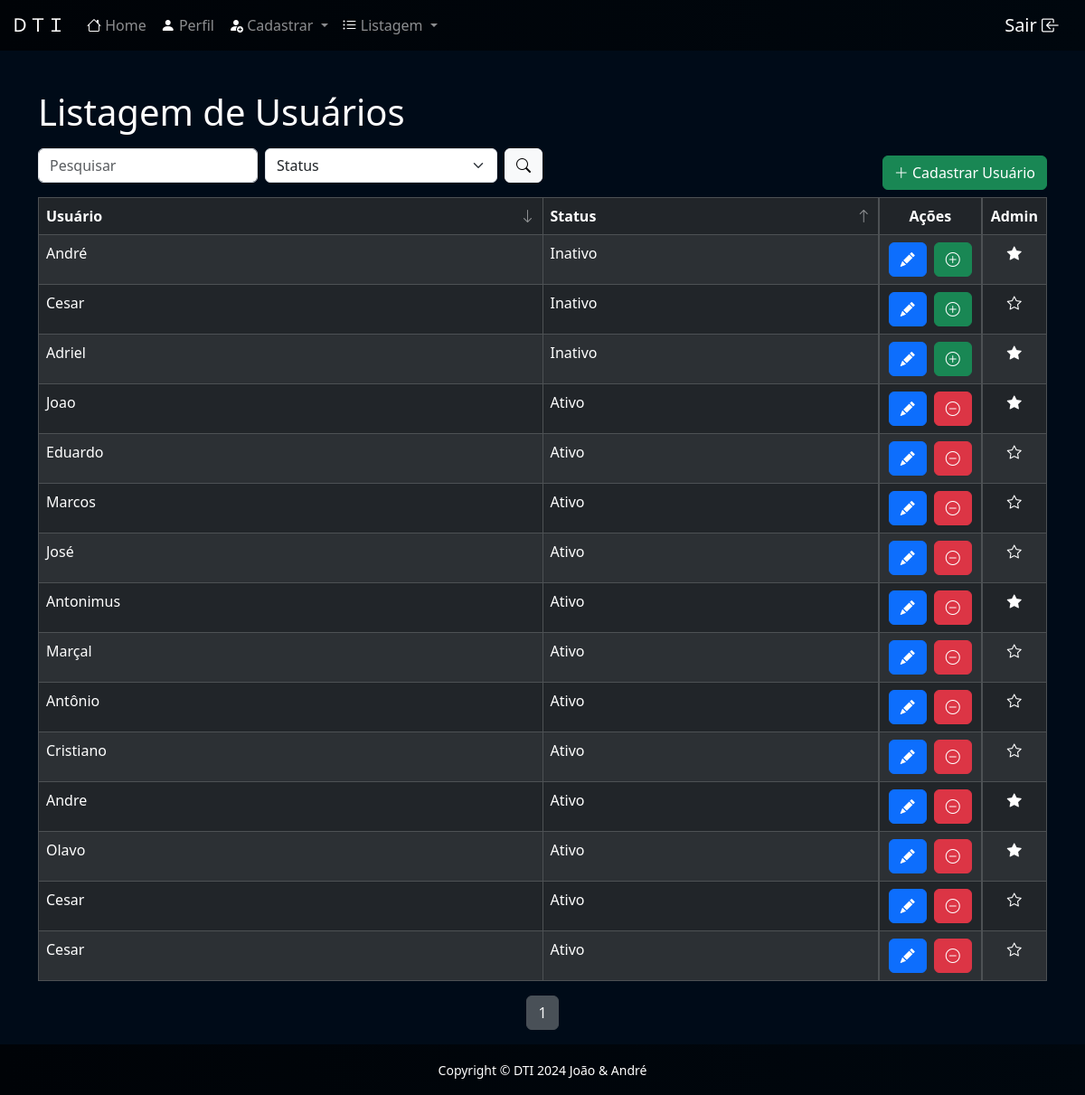
The app's page /listar/list-usuario.php?page=1&sort_col=1&sort_order=DESC (signed in) with its own data.
### tables this page shows
CREATE TABLE `usuario` (
  `id` int(11) NOT NULL,
  `nome` varchar(100) NOT NULL,
  `senha` varchar(100) NOT NULL,
  `status` int(1) NOT NULL,
  `nivel` int(1) NOT NULL
);

### listar/list-usuario.php (the view, shortened to what this page needs)
<?php
    require_once('../conexao.php');
    $V_WHERE = "";
    $S_WHERE = "";
    $itens_por_pagina = 15;
    $pagina = isset($_GET['page']) ? $_GET['page'] : 1;
    $offset = ($pagina - 1) * $itens_por_pagina;
    $sql_count = "SELECT COUNT(*) AS total FROM usuario WHERE 1 = 1 " . $V_WHERE . $S_WHERE;
    $resultado_count = mysqli_query($conexao, $sql_count);
    $linha_count = mysqli_fetch_assoc($resultado_count);
    $total_registros = $linha_count['total'];
    $total_paginas = ceil($total_registros / $itens_por_pagina);
    $sort_col = isset($_GET['sort_col']) ? $_GET['sort_col'] : 2;
    $sort_order = isset($_GET['sort_order']) ? $_GET['sort_order'] : 'ASC';
    switch ($sort_col) {
        case 1:
            $sort_col = 'usuario.status';
            break;
    }
    $sql = "SELECT * FROM usuario
              WHERE 1 = 1 " . $V_WHERE . $S_WHERE . "
              ORDER BY $sort_col $sort_order
              LIMIT $itens_por_pagina OFFSET $offset";
    $resultado = mysqli_query($conexao, $sql);
?>
<!DOCTYPE html>
<html lang="pt-br">
<head>
    <link href="https://cdn.jsdelivr.net/npm/bootstrap@5.3.3/dist/css/bootstrap.min.css" rel="stylesheet">
    <link rel="stylesheet" href="https://cdn.jsdelivr.net/npm/bootstrap-icons@1.11.3/font/bootstrap-icons.min.css">
</head>
<body>
    <?php require_once("../template/menu01.php") ?>
    <main class="container" style="margin-top: 100px;">
        <h1>Listagem de Usuários</h1>
        <div class="d-flex justify-content-between align-items-end mb-2">
            <form class="d-flex col-6 mt-2 mb-2" method="post" role="search">
                <input class="form-control me-2" type="search" name="search" placeholder="Pesquisar" aria-label="Search">
                <select class="form-select me-2" name="search-status" id="search-status">
                    <option selected value="">Status</option>
                </select>
                <button class="btn btn-light" type="submit" name="pesquisar"><i class="bi bi-search" style="color: black; "></i></button>
            </form>
            <?php if ($_SESSION['nivel'] == 2): ?>
                <a href="../cadastro/cad-usuario.php" class="btn btn-success"><i class="bi bi-plus-lg"></i> Cadastrar Usuário</a>
            <?php endif; ?>
        </div>
        <table class="table table-dark table-striped table-bordered">
            <thead>
                <tr>
                    <th id="header0" onclick="sortTable(0)" class="sortable asc col-6">Usuário <i class="bi bi-arrow-down sort-icon"></th>
                    <th id="header0" onclick="sortTable(1)" class="sortable col-4">Status <i class="bi bi-arrow-down sort-icon"></th>
                    <?php if ($_SESSION['nivel'] == 2): ?>
                        <th class="d-flex justify-content-center">Ações</th>
                    <?php endif; ?>
                    <th style="text-align:center;">Admin</th>
                </tr>
            </thead>
            <tbody>
                <?php
                    while ($linha = mysqli_fetch_array($resultado)) {
                        $status = ($linha['status'] == 1) ? 'Ativo' : 'Inativo';
                ?>
                <tr>
                    <td><?= $linha['nome'] ?></td>
                    <td><?= $status ?></td>
                    <?php if ($_SESSION['nivel'] == 2): ?>
                        <td class="d-flex justify-content-center gap-2">
                            <abbr title="Editar"><a class="btn btn-primary" href="../editar/edit-usuario.php?id=<?= $linha['id'] ?>"><i class="bi bi-pencil-fill"></i></a></abbr>
                            <form method="post">
                                <?php if ($status == "Ativo"): ?>
                                <abbr title="Desativar">
                                    <button type="submit" name="desativar" class="btn btn-danger">
                                        <i class="bi bi-dash-circle"></i>
                                    </button>
                                </abbr>
                            <?php else: ?>
                                <abbr title="Ativar">
                                    <button type="submit" name="ativar" class="btn btn-success">
                                        <i class="bi bi-plus-circle"></i>
                                    </button>
                                </abbr>
                                <?php endif; ?>
                            </form>
                        </td>
                    <?php endif; ?>
                    <?php if ($linha['nivel'] == 2): ?>
                        <td style="text-align:center;"><i class="bi bi-star-fill"></i></td>
                    <?php else: ?>
                            <td style="text-align:center;"><i class="bi bi-star"></i></td>
                    <?php endif; ?>
                </tr>
                <?php } ?>
            </tbody>
        </table>
        <nav aria-label="Paginação">
            <ul class="pagination justify-content-center">
                <?php for ($i = 1; $i <= $total_paginas; $i++): ?>
                    <li class="page-item <?= ($pagina == $i) ? 'active' : '' ?>"><a class="page-link" href="?page=<?= $i ?>&sort_col=<?= isset($_GET['sort_col']) ? $_GET['sort_col'] : '1' ?>&sort_order=<?= isset($_GET['sort_order']) ? $_GET['sort_order'] : 'DESC' ?>"><?= $i ?></a></li>
                <?php endfor; ?>
            </ul>
        </nav>
    </main>
    <?php require_once("../template/rodape01.php") ?>
</body>
</html>

### listar/list-usuario.php (style rules this page uses)
* { color: white; }
body { background-color: #000B18; display: flex; flex-direction: column; min-height: 100vh; }
main { flex: 1; }
option { color: black; }
.sort-icon { position: absolute; right: 8px; top: 50%; transform: translateY(-50%); margin-left: 5px; opacity: 0.5; transition: opacity 0.3s ease; }
.sortable { position: relative; cursor: pointer; }
.pagination .page-link { color: #f8f9fa; background-color: #343a40; border-color: #343a40; }
.pagination .page-item.active .page-link { background-color: #495057; border-color: #495057; }

### records on screen
usuario: nome "André", status "Inativo", nivel 2 (drawn)
usuario: nome "Cesar", status "Inativo", nivel 1 (drawn)
usuario: nome "Adriel", status "Inativo", nivel 2 (drawn)
usuario: nome "Joao", status "Ativo", nivel 2 (drawn)
usuario: nome "Eduardo", status "Ativo", nivel 1 (drawn)
usuario: nome "Marcos", status "Ativo", nivel 1 (drawn)
usuario: nome "José", status "Ativo", nivel 1 (drawn)
usuario: nome "Antonimus", status "Ativo", nivel 2 (drawn)
usuario: nome "Marçal", status "Ativo", nivel 1 (drawn)
usuario: nome "Antônio", status "Ativo", nivel 1 (drawn)
usuario: nome "Cristiano", status "Ativo", nivel 1 (drawn)
usuario: nome "Andre", status "Ativo", nivel 2 (drawn)
usuario: nome "Olavo", status "Ativo", nivel 2 (drawn)
usuario: nome "Cesar", status "Ativo", nivel 1 (drawn)
usuario: nome "Cesar", status "Ativo", nivel 1 (drawn)
